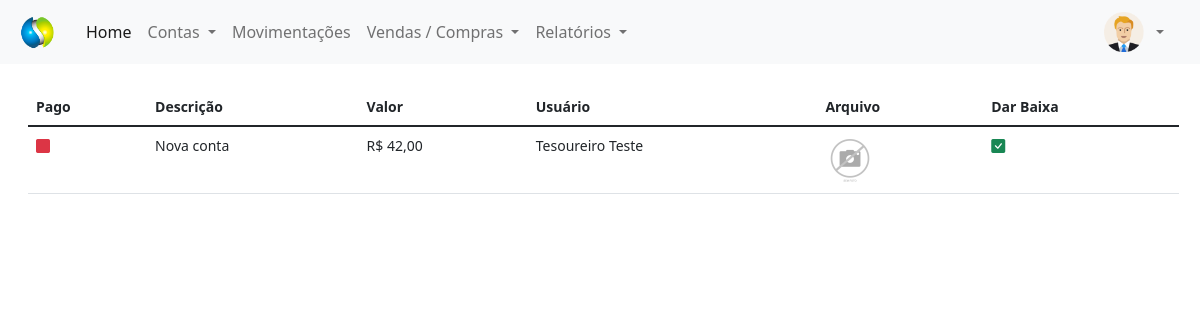
Page /painel-tesoureiro/index.php?pagina=contas_pagar_hoje (signed in) on the committed database.
### tables this page shows
CREATE TABLE `contas_pagar` (
  `id` int(11) NOT NULL,
  `descricao` varchar(100) NOT NULL,
  `valor` decimal(8,2) NOT NULL,
  `usuario` int(11) NOT NULL,
  `pago` varchar(5) NOT NULL,
  `data` date NOT NULL,
  `vencimento` date NOT NULL,
  `arquivo` varchar(150) DEFAULT NULL,
  `id_compra` int(11) NOT NULL
);

CREATE TABLE `usuarios` (
  `id` int(11) NOT NULL,
  `nome` varchar(80) NOT NULL,
  `email` varchar(80) NOT NULL,
  `cpf` varchar(15) NOT NULL,
  `senha` varchar(20) NOT NULL,
  `nivel` varchar(20) NOT NULL
);

### painel-tesoureiro/contas_pagar_hoje.php (the view, shortened to what this page needs)
<?php
$pag = 'contas_pagar';
require_once('../conexao.php');
?>
<div class="mt-4" style="margin-right:25px">
    <?php
    $query = $pdo->query("SELECT * from contas_pagar where vencimento = curDate() and pago != 'Sim' order by id asc");
    $res = $query->fetchAll(PDO::FETCH_ASSOC);
    $total_reg = @count($res);
    if ($total_reg > 0) {
    ?>
        <small>
            <table id="usuarios" class="table table-hover my-4" style="width:100%">
                <thead>
                    <tr>
                        <th>Pago</th>
                        <th>Descrição</th>
                        <th>Valor</th>
                        <th>Usuário</th>
                        <th>Arquivo</th>
                        <th>Dar Baixa</th>
                    </tr>
                </thead>
                <tbody>
                    <?php
                    for ($i = 0; $i < $total_reg; $i++) {
                        $id_usu = $res[$i]['usuario'];
                        $query2 = $pdo->query("SELECT * from usuarios where id = '$id_usu'");
                        $res2 = $query2->fetchAll(PDO::FETCH_ASSOC);
                        $nome_usu = $res2[0]['nome'];
                        if ($res[$i]['pago'] == 'Sim') {
                            $classe = 'text-success';
                        } else {
                            $classe = 'text-danger';
                        }
                        $extensao = strchr($res[$i]['arquivo'], '.');
                        if ($extensao == '.pdf') {
                            $arquivo_pasta = 'pdf.png';
                        } else {
                            $arquivo_pasta = $res[$i]['arquivo'];
                        }
                    ?>
                        <tr>
                            <td>
                                <i class="bi bi-square-fill <?php echo $classe; ?>"></i>
                            </td>
                            <td>
                                <?php echo $res[$i]['descricao']; ?>
                            </td>
                            <td>
                                R$ <?php echo number_format($res[$i]['valor'], 2, ',', '.'); ?>
                            </td>
                            <td><?php echo $nome_usu ?></td>
                            <td>
                                <a href="../img/<?php echo $pag ?>/<?php echo $res[$i]['arquivo'] ?>" type="button" title="Ver Arquivo" style="text-decoration: none" target="_blank">
                                    <img src="../img/<?php echo $pag ?>/<?php echo $arquivo_pasta ?>" width="50px">
                                </a>
                            </td>
                            <td>
                                    <a href="index.php?pagina=contas_pagar_hoje&funcao=baixar&id=<?php echo $res[$i]['id']; ?>" title="Baixar Registro">
                                        <i class="bi bi-check-square-fill text-success" style="text-decoration: none"></i>
                                    </a>
                            </td>
                        </tr>
                    <?php }
                    ?>
                </tbody>
            </table>
        </small>
    <?php } else {
        echo "Não existem dados para serem exibidos!";
    } ?>
</div>

### rows in the picture
contas_pagar: descricao "Nova conta", valor "42,00", usuarios.nome "Tesoureiro Teste", arquivo (picture)
